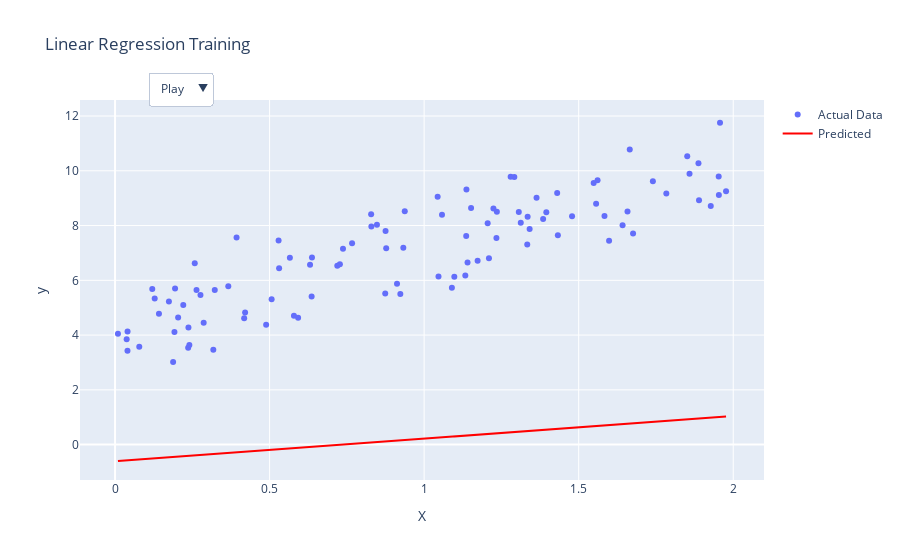

This figure's notebook cell:
### Markdown cell above
# 선형 회귀 모델의 오차 역전파 과정

## 모델 정의
선형 회귀 모델은 다음과 같이 정의됩니다:
$y = wx + b$
- $y$: 예측값
- $w$: 가중치
- $b$: 편향
- $x$: 입력 데이터

## 데이터
- 입력 $x = 2$
- 타겟 $y = 5$

## 1. 순전파 (Forward Pass)

1. **예측값 계산**
   - 가중치 $w$와 편향 $b$를 초기화합니다. 예를 들어 $w = 1$ 및 $b = 1$로 설정합니다.
   - 예측값 $\hat{y}$를 계산합니다:
     $$
     \hat{y} = wx + b = (1)(2) + 1 = 3
     $$

2. **손실 계산**
   - 손실 함수로 평균 제곱 오차 (MSE)를 사용합니다:
     $$
     \text{loss} = \frac{1}{2} (\hat{y} - y)^2 = \frac{1}{2} (3 - 5)^2 = \frac{1}{2} \times 4 = 2
     $$

## 2. 역전파 (Backward Pass)

역전파 과정에서는 손실을 줄이기 위해 가중치와 편향의 기울기를 계산하여 업데이트합니다.

1. **손실에 대한 예측값의 기울기 계산**
   $$
   \frac{\partial \text{loss}}{\partial \hat{y}} = \hat{y} - y = 3 - 5 = -2
   $$

2. **예측값에 대한 가중치의 기울기 계산**
   $$
   \frac{\partial \hat{y}}{\partial w} = x = 2
   $$
   $$
   \frac{\partial \hat{y}}{\partial b} = 1
   $$

3. **가중치와 편향에 대한 손실의 기울기 계산**
   $$
   \frac{\partial \text{loss}}{\partial w} = \frac{\partial \text{loss}}{\partial \hat{y}} \cdot \frac{\partial \hat{y}}{\partial w} = -2 \cdot 2 = -4
   $$
   $$
   \frac{\partial \text{loss}}{\partial b} = \frac{\partial \text{loss}}{\partial \hat{y}} \cdot \frac{\partial \hat{y}}{\partial b} = -2 \cdot 1 = -2
   $$

4. **가중치와 편향 업데이트**
   - 학습률 $\eta$를 0.1로 설정합니다.
   $$
   w = w - \eta \cdot \frac{\partial \text{loss}}{\partial w} = 1 - 0.1 \cdot (-4) = 1 + 0.4 = 1.4
   $$
   $$
   b = b - \eta \cdot \frac{\partial \text{loss}}{\partial b} = 1 - 0.1 \cdot (-2) = 1 + 0.2 = 1.2
   $$

## 3. 결과
- 새로운 가중치와 편향을 사용하여 모델을 업데이트했습니다.
- 업데이트된 가중치 $w = 1.4$, 편향 $b = 1.2$를 사용하여 오차를 다시 계산합니다.
$$
\hat{y}_{new} = (1.4)(2) + 1.2 = 3.0 + 1.2 = 4.6
$$
$$
\text{new loss} = \frac{1}{2} (4.6 - 5)^2 = \frac{1}{2} \times 0.16 = 0.08
$$

이 과정을 통해 모델의 예측이 개선되고, 손실이 줄어드는 방향으로 가중치와 편향이 업데이트됩니다.

---

# 이차 함수의 오차 역전파 과정 (두 변수)

## 모델 정의
이차 함수 모델은 다음과 같이 정의됩니다:
$y = ax^2 + bx + c$
- $y$: 예측값
- $a$: 이차항의 계수
- $b$: 일차항의 계수
- $c$: 상수항
- $x$: 입력 데이터

## 데이터
- 입력 $x = 2$
- 타겟 $y = 8$

## 1. 순전파 (Forward Pass)

1. **예측값 계산**
   - 계수 $a$, $b$, $c$를 초기화합니다. 예를 들어 $a = 1$, $b = 1$, $c = 1$로 설정합니다.
   - 예측값 $\hat{y}$를 계산합니다:
     $$
     \hat{y} = ax^2 + bx + c = (1)(2^2) + (1)(2) + 1 = 4 + 2 + 1 = 7
     $$

2. **손실 계산**
   - 손실 함수로 평균 제곱 오차 (MSE)를 사용합니다:
     $$
     \text{loss} = \frac{1}{2} (\hat{y} - y)^2 = \frac{1}{2} (7 - 8)^2 = \frac{1}{2} \times 1 = 0.5
     $$

## 2. 역전파 (Backward Pass)

역전파 과정에서는 손실을 줄이기 위해 계수의 기울기를 계산하여 업데이트합니다.

1. **손실에 대한 예측값의 기울기 계산**
   $$
   \frac{\partial \text{loss}}{\partial \hat{y}} = \hat{y} - y = 7 - 8 = -1
   $$

2. **예측값에 대한 계수의 기울기 계산**
   $$
   \frac{\partial \hat{y}}{\partial a} = x^2 = 2^2 = 4
   $$
   $$
   \frac{\partial \hat{y}}{\partial b} = x = 2
   $$
   $$
   \frac{\partial \hat{y}}{\partial c} = 1
   $$

3. **계수에 대한 손실의 기울기 계산**
   $$
   \frac{\partial \text{loss}}{\partial a} = \frac{\partial \text{loss}}{\partial \hat{y}} \cdot \frac{\partial \hat{y}}{\partial a} = -1 \cdot 4 = -4
   $$
   $$
   \frac{\partial \text{loss}}{\partial b} = \frac{\partial \text{loss}}{\partial \hat{y}} \cdot \frac{\partial \hat{y}}{\partial b} = -1 \cdot 2 = -2
   $$
   $$
   \frac{\partial \text{loss}}{\partial c} = \frac{\partial \text{loss}}{\partial \hat{y}} \cdot \frac{\partial \hat{y}}{\partial c} = -1 \cdot 1 = -1
   $$

4. **계수 업데이트**
   - 학습률 $\eta$를 0.1로 설정합니다.
   $$
   a = a - \eta \cdot \frac{\partial \text{loss}}{\partial a} = 1 - 0.1 \cdot (-4) = 1 + 0.4 = 1.4
   $$
   $$
   b = b - \eta \cdot \frac{\partial \text{loss}}{\partial b} = 1 - 0.1 \cdot (-2) = 1 + 0.2 = 1.2
   $$
   $$
   c = c - \eta \cdot \frac{\partial \text{loss}}{\partial c} = 1 - 0.1 \cdot (-1) = 1 + 0.1 = 1.1
   $$

## 3. 결과
- 새로운 계수를 사용하여 모델을 업데이트했습니다.
- 업데이트된 계수 $a = 1.4$, $b = 1.2$, $c = 1.1$를 사용하여 오차를 다시 계산합니다.
$$
\hat{y}_{new} = (1.4)(2^2) + (1.2)(2) + 1.1 = 5.6 + 2.4 + 1.1 = 9.1
$$
$$
\text{new loss} = \frac{1}{2} (9.1 - 8)^2 = \frac{1}{2} \times 1.21 = 0.605
$$

이 과정을 통해 모델의 예측이 개선되고, 손실이 줄어드는 방향으로 계수들이 업데이트됩니다.

### Code cell
import numpy as np
import plotly.graph_objects as go
import torch
import torch.nn as nn

# 가상의 데이터 생성
np.random.seed(0)
X = 2 * np.random.rand(100, 1)
y = 4 + 3 * X + np.random.randn(100, 1)

# 입력 데이터와 타깃 데이터를 텐서로 변환
X_tensor = torch.tensor(X, dtype=torch.float32)
y_tensor = torch.tensor(y, dtype=torch.float32)

# 간단한 선형 회귀 모델 정의
class SimpleLinearRegression(nn.Module):
    def __init__(self):
        super(SimpleLinearRegression, self).__init__()
        self.linear = nn.Linear(1, 1)  # 입력 차원 1, 출력 차원 1

    def forward(self, x):
        return self.linear(x)

# 모델 초기화
model = SimpleLinearRegression()

# 손실 함수 정의 (평균 제곱 오차)
loss_fn = nn.MSELoss()

# 옵티마이저 정의 (확률적 경사 하강법 SGD)
optimizer = torch.optim.SGD(model.parameters(), lr=0.01)

# 애니메이션 데이터 저장을 위한 리스트
frames = []

# 반복 횟수 설정
epochs = 50
for epoch in range(epochs):
    # Forward pass: 모델을 통해 예측값 계산
    y_pred = model(X_tensor)
    
    # 손실 계산
    loss = loss_fn(y_pred, y_tensor)
    
    # Backward pass: 기울기 계산 및 역전파
    optimizer.zero_grad()
    loss.backward()
    optimizer.step()
    
    # 애니메이션 데이터 추가
    frames.append(go.Frame(data=[
        go.Scatter(x=X.flatten(), y=y.flatten(), mode='markers', name='Actual Data'),
        go.Scatter(x=X.flatten(), y=y_pred.detach().numpy().flatten(), mode='lines', name='Predicted', line=dict(color='red'))
    ]))

# 애니메이션 생성
fig = go.Figure(
    data=[frames[0].data[0], frames[0].data[1]],  # 첫 프레임 데이터
    layout=go.Layout(
        title='Linear Regression Training',
        xaxis=dict(title='X'),
        yaxis=dict(title='y'),
        showlegend=True,
        updatemenus=[{
            'buttons': [
                {
                    'args': [None, {'frame': {'duration': 100, 'redraw': True}, 'mode': 'immediate'}],
                    'label': 'Play',
                    'method': 'animate'
                }
            ],
            'direction': 'down',
            'pad': {'r': 10, 't': 10},
            'showactive': False,
            'type': 'dropdown',
            'x': 0.1,
            'xanchor': 'left',
            'y': 1.1,
            'yanchor': 'top'
        }],
    ),
    frames=frames
)

# 애니메이션 실행
fig.show()

### Figure 1 — Plotly figure (JSON) as saved in the notebook; plotly's stock layout.template omitted (floating-point values rounded to 4 significant figures)
{"data": [{"mode": "markers", "name": "Actual Data", "type": "scatter", "x": [1.098, 1.43, 1.206, 1.09, 0.8473, 1.292, 0.8752, 1.784, 1.927, 0.7669, 1.583, 1.058, 1.136, 1.851, 0.1421, 0.1743, 0.04044, 1.665, 1.556, 1.74, 1.957, 1.598, 0.923, 1.561, 0.2365, 1.28, 0.2867, 1.889, 1.044, 0.8293, 0.5291, 1.548, 0.9123, 1.137, 0.03758, 1.235, 1.224, 1.234, 1.887, 1.364, 0.719, 0.8741, 1.395, 0.1205, 1.334, 1.341, 0.4208, 0.2579, 0.6309, 0.7274, 1.14, 0.8772, 1.977, 0.2041, 0.4178, 0.3226, 1.306, 0.5066, 0.9326, 0.4889, 0.3179, 0.2208, 1.313, 0.2764, 0.3932, 0.7375, 1.642, 0.1942, 1.676, 0.1922, 1.953, 0.9373, 1.954, 1.21, 1.479, 0.07838, 0.5656, 0.2404, 0.5923, 0.2375, 0.636, 0.8285, 0.1283, 1.385, 1.133, 0.5308, 1.046, 0.1879, 1.152, 1.859, 0.6371, 1.335, 0.2636, 1.433, 0.5788, 0.3664, 1.173, 0.04022, 1.658, 0.009391], "y": [6.128, 9.192, 8.082, 5.733, 8.03, 9.771, 7.804, 9.171, 8.711, 7.355, 8.347, 8.396, 7.617, 10.53, 4.783, 5.229, 4.132, 10.78, 8.796, 9.622, 11.75, 7.447, 5.498, 9.653, 3.537, 9.783, 4.447, 8.921, 9.054, 7.968, 7.455, 9.551, 5.876, 9.321, 3.845, 8.508, 8.62, 7.547, 10.28, 9.013, 6.533, 5.523, 8.484, 5.688, 7.306, 7.874, 4.827, 6.623, 6.565, 6.59, 6.651, 7.171, 9.256, 4.644, 4.617, 5.644, 8.495, 5.311, 7.194, 4.373, 3.463, 5.102, 8.105, 5.464, 7.563, 7.157, 8.013, 5.7, 7.712, 4.115, 9.791, 8.525, 9.116, 6.803, 8.337, 3.572, 6.823, 3.641, 4.629, 4.275, 5.41, 8.415, 5.334, 8.242, 6.174, 6.437, 6.139, 3.019, 8.644, 9.893, 6.832, 8.323, 5.648, 7.647, 4.702, 5.781, 6.716, 3.431, 8.518, 4.046]}, {"line": {"color": "red"}, "mode": "lines", "name": "Predicted", "type": "scatter", "x": [1.098, 1.43, 1.206, 1.09, 0.8473, 1.292, 0.8752, 1.784, 1.927, 0.7669, 1.583, 1.058, 1.136, 1.851, 0.1421, 0.1743, 0.04044, 1.665, 1.556, 1.74, 1.957, 1.598, 0.923, 1.561, 0.2365, 1.28, 0.2867, 1.889, 1.044, 0.8293, 0.5291, 1.548, 0.9123, 1.137, 0.03758, 1.235, 1.224, 1.234, 1.887, 1.364, 0.719, 0.8741, 1.395, 0.1205, 1.334, 1.341, 0.4208, 0.2579, 0.6309, 0.7274, 1.14, 0.8772, 1.977, 0.2041, 0.4178, 0.3226, 1.306, 0.5066, 0.9326, 0.4889, 0.3179, 0.2208, 1.313, 0.2764, 0.3932, 0.7375, 1.642, 0.1942, 1.676, 0.1922, 1.953, 0.9373, 1.954, 1.21, 1.479, 0.07838, 0.5656, 0.2404, 0.5923, 0.2375, 0.636, 0.8285, 0.1283, 1.385, 1.133, 0.5308, 1.046, 0.1879, 1.152, 1.859, 0.6371, 1.335, 0.2636, 1.433, 0.5788, 0.3664, 1.173, 0.04022, 1.658, 0.009391], "y": [0.3001, 0.5748, 0.3892, 0.2936, 0.09341, 0.4604, 0.1164, 0.8664, 0.9851, 0.02701, 0.7012, 0.2672, 0.3318, 0.9222, -0.4888, -0.4623, -0.5727, 0.7687, 0.6788, 0.8304, 1.01, 0.7134, 0.1559, 0.6827, -0.4108, 0.4505, -0.3694, 0.9537, 0.2555, 0.07856, -0.1693, 0.6723, 0.1471, 0.3325, -0.5751, 0.4137, 0.4046, 0.4126, 0.9522, 0.5197, -0.01251, 0.1155, 0.5458, -0.5067, 0.4948, 0.5012, -0.2587, -0.3932, -0.08529, -0.005569, 0.3354, 0.1181, 1.026, -0.4376, -0.2612, -0.3398, 0.4723, -0.1879, 0.1638, -0.2025, -0.3436, -0.4239, 0.4776, -0.378, -0.2815, 0.002711, 0.7495, -0.4458, 0.7775, -0.4475, 1.006, 0.1677, 1.007, 0.3926, 0.6145, -0.5414, -0.1392, -0.4077, -0.1171, -0.4101, -0.08107, 0.0779, -0.5002, 0.5373, 0.3294, -0.1679, 0.2579, -0.451, 0.3449, 0.9283, -0.08011, 0.4959, -0.3885, 0.5767, -0.1283, -0.3036, 0.3623, -0.5729, 0.7626, -0.5984]}], "layout": {"showlegend": true, "title": {"text": "Linear Regression Training"}, "updatemenus": [{"buttons": [{"args": [null, {"frame": {"duration": 100, "redraw": true}, "mode": "immediate"}], "label": "Play", "method": "animate"}], "direction": "down", "pad": {"r": 10, "t": 10}, "showactive": false, "type": "dropdown", "x": 0.1, "xanchor": "left", "y": 1.1, "yanchor": "top"}], "xaxis": {"title": {"text": "X"}}, "yaxis": {"title": {"text": "y"}}}}
